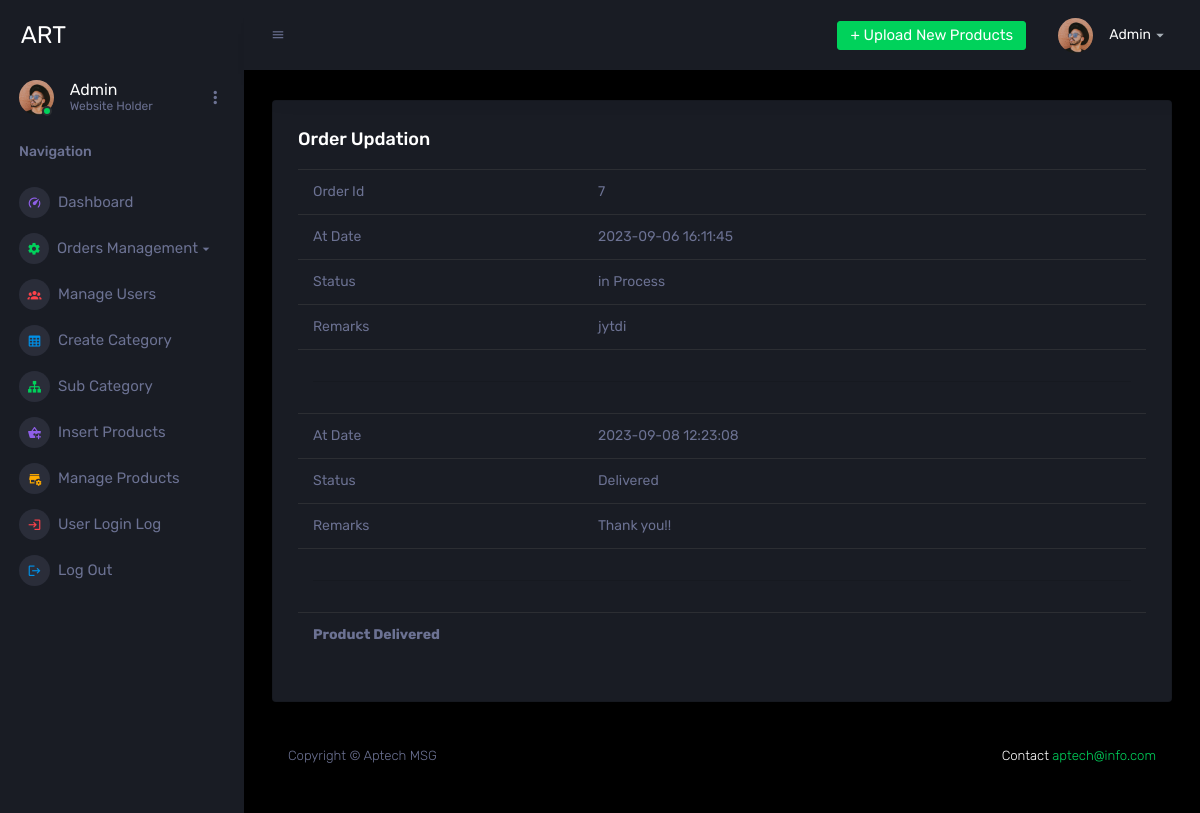
The page /admin/updateorder.php?oid=7 (signed in) on the database its author committed.
### tables this page shows
CREATE TABLE `ordertrackhistory` (
  `id` int(11) NOT NULL,
  `orderId` int(11) DEFAULT NULL,
  `status` varchar(255) DEFAULT NULL,
  `remark` mediumtext DEFAULT NULL,
  `postingDate` timestamp NOT NULL DEFAULT current_timestamp()
);

### admin/updateorder.php (the view, shortened to what this page needs)
<?php
include_once 'includes/config.php';
if (strlen($_SESSION['alogin']) == 0) {
    header('location:index.php');
} else {
    $oid = intval($_GET['oid']);
?>
    <!DOCTYPE html>
    <html lang="en">
    <head>
        <link rel="stylesheet" href="https://cdn.jsdelivr.net/npm/@mdi/font@7.2.96/css/materialdesignicons.min.css">
        <link rel="stylesheet" href="assets/vendors/css/vendor.bundle.base.css">
        <link rel="stylesheet" href="assets/css/style.css">
    </head>
    <body>
        <div class="container-scroller">
            <?php
            include './includes/sidebar.php'
            ?>
            <div class="container-fluid page-body-wrapper">
                <?php
                include 'includes/navbar.php';
                ?>
                <div class="main-panel">
                    <div class="content-wrapper">
                        <div class="row">
                            <div class="col-12 grid-margin stretch-card">
                                <div class="card">
                                    <div class="card-body">
                                        <h4 class="card-title">Order Updation</h4>
                                        <form class="forms-sample" name="updateticket" id="updateticket" method="post">
                                            <table class="table">
                                                <tr>
                                                    <td>Order Id</td>
                                                    <td><?php echo $oid; ?></td>
                                                </tr>
                                                <?php
                                                $ret = mysqli_query($con, "SELECT * FROM ordertrackhistory WHERE orderId='$oid'");
                                                while ($row = mysqli_fetch_array($ret)) {
                                                ?>
                                                    <tr>
                                                        <td>At Date</td>
                                                        <td><?php echo $row['postingDate']; ?></td>
                                                    </tr>
                                                    <tr>
                                                        <td>Status</td>
                                                        <td><?php echo $row['status']; ?></td>
                                                    </tr>
                                                    <tr>
                                                        <td>Remarks</td>
                                                        <td><?php echo $row['remark']; ?></td>
                                                    </tr>
                                                    <tr>
                                                        <td colspan="2">
                                                            <hr />
                                                        </td>
                                                    </tr>
                                                <?php } ?>
                                                <?php
                                                $st = 'Delivered';
                                                $rt = mysqli_query($con, "SELECT * FROM orders WHERE id='$oid'");
                                                while ($num = mysqli_fetch_array($rt)) {
                                                    $currrentSt = $num['orderStatus'];
                                                }
                                                if ($st == $currrentSt) { ?>
                                                    <tr>
                                                        <td colspan="2"><b>
                                                                Product Delivered </b></td>
                                                <?php } ?>
                                            </table>
                                        </form>
                                    </div>
                                </div>
                            </div>
                        </div>
                        <?php
                        include 'includes/footer.php'
                        ?>
                    </div>
                </div>
            </div>
    </body>
<?php } ?>
    </html>

### rows shown on the page
ordertrackhistory: postingDate "2023-09-06 16:11:45", status "in Process", remark "jytdi"
ordertrackhistory: postingDate "2023-09-08 12:23:08", status "Delivered", remark "Thank you!!"

### other values the page prints
$oid "7"
